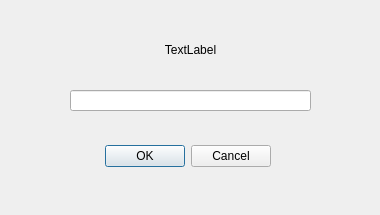
<?xml version="1.0" encoding="UTF-8"?>
<ui version="4.0">
 <class>RemoveMemberItem</class>
 <widget class="QWidget" name="RemoveMemberItem">
  <property name="geometry">
   <rect>
    <x>0</x>
    <y>0</y>
    <width>380</width>
    <height>215</height>
   </rect>
  </property>
  <property name="windowTitle">
   <string>Form</string>
  </property>
  <widget class="QLineEdit" name="lineEdit">
   <property name="geometry">
    <rect>
     <x>70</x>
     <y>90</y>
     <width>241</width>
     <height>21</height>
    </rect>
   </property>
  </widget>
  <widget class="QLabel" name="label">
   <property name="geometry">
    <rect>
     <x>90</x>
     <y>40</y>
     <width>201</width>
     <height>20</height>
    </rect>
   </property>
   <property name="text">
    <string>&lt;html&gt;&lt;head/&gt;&lt;body&gt;&lt;p align=&quot;center&quot;&gt;TextLabel&lt;/p&gt;&lt;/body&gt;&lt;/html&gt;</string>
   </property>
  </widget>
  <widget class="QDialogButtonBox" name="buttonBox">
   <property name="geometry">
    <rect>
     <x>100</x>
     <y>140</y>
     <width>171</width>
     <height>32</height>
    </rect>
   </property>
   <property name="standardButtons">
    <set>QDialogButtonBox::Cancel|QDialogButtonBox::Ok</set>
   </property>
  </widget>
 </widget>
 <resources/>
 <connections/>
</ui>
